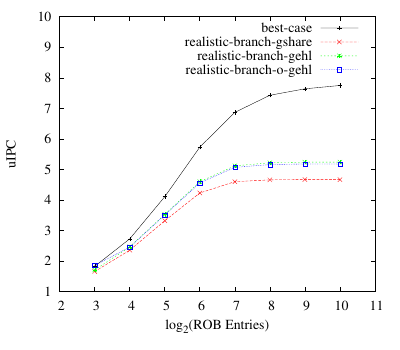

The script that saved this image:
set terminal postscript eps enhanced font "Times-Roman" 20
set size 0.8, 1.0
set output 'graph8.eps'

set xlabel 'log_2(ROB Entries)'
set ylabel 'uIPC'
# set title 'How ROB Size Affects IPC' font ',24'

set xrange [2:11]
set yrange [1:10]

plot 'graph8.dat' using ($1):($8) title 'best-case' with linespoints lc rgbcolor 'black' ,\
               '' using ($1):($2) title 'realistic-branch-gshare' with linespoints lc rgbcolor 'red',\
               '' using ($1):($4) title 'realistic-branch-gehl' with linespoints lc rgbcolor 'green',\
               '' using ($1):($6) title 'realistic-branch-o-gehl' with linespoints lc rgbcolor 'blue'